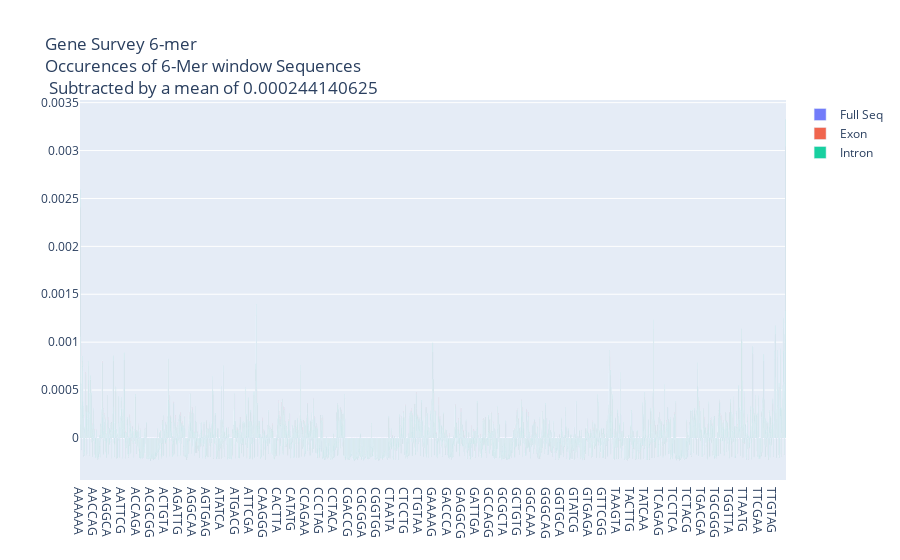
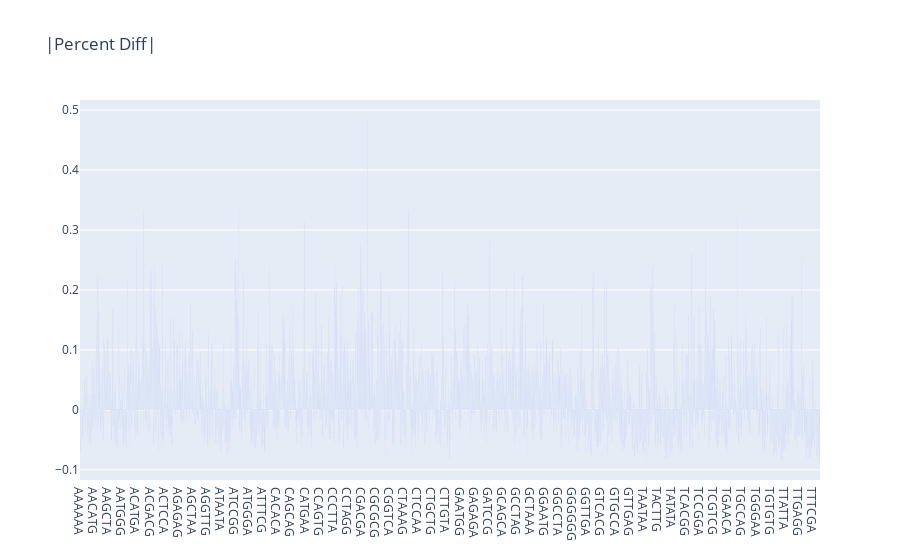

Notebook code cell kept with these figures, in order:
### Code cell
GeneSurvey.recreate(output_file, kmer, title = f"Gene Survey {kmer}-mer", labels = True, output_file = output_plot, pd_output_file = output_plot_pd)

### Figure 1 — Plotly figure (JSON) as saved in the notebook; plotly's stock layout.template omitted (floating-point values rounded to 4 significant figures; data arrays with more than 128 entries replaced by an {"elided": "..."} marker saying what was removed)
{"data": [{"name": "Full Seq", "opacity": 0.9, "type": "bar", "x": {"elided": "4096 str values"}, "y": {"elided": "4096 float values"}}, {"name": "Exon", "opacity": 0.9, "type": "bar", "x": {"elided": "4096 str values"}, "y": {"elided": "4096 float values"}}, {"name": "Intron", "opacity": 0.9, "type": "bar", "x": {"elided": "4096 str values"}, "y": {"elided": "4096 float values"}}], "layout": {"barmode": "overlay", "title": {"text": "Gene Survey 6-mer<br>Occurences of 6-Mer window Sequences <br> Subtracted by a mean of 0.000244140625"}, "xaxis": {"showticklabels": true}}}

### Figure 2 — Plotly figure (JSON) as saved in the notebook; plotly's stock layout.template omitted (floating-point values rounded to 4 significant figures; data arrays with more than 128 entries replaced by an {"elided": "..."} marker saying what was removed)
{"data": [{"type": "bar", "x": {"elided": "4096 str values"}, "y": {"elided": "4096 float values"}}], "layout": {"title": {"text": "|Percent Diff|"}, "xaxis": {"showticklabels": true}}}
